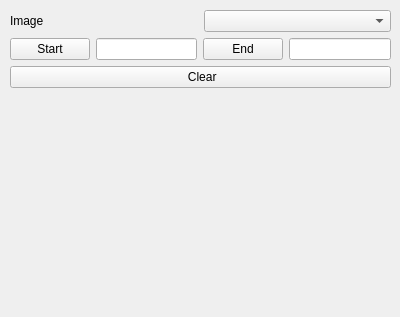
<?xml version="1.0" encoding="UTF-8"?>
<ui version="4.0">
 <class>ProfileGrayScaleDistributionView</class>
 <widget class="QWidget" name="ProfileGrayScaleDistributionView">
  <property name="geometry">
   <rect>
    <x>0</x>
    <y>0</y>
    <width>400</width>
    <height>317</height>
   </rect>
  </property>
  <property name="windowTitle">
   <string>Form</string>
  </property>
  <widget class="QWidget" name="verticalLayoutWidget">
   <property name="geometry">
    <rect>
     <x>10</x>
     <y>10</y>
     <width>381</width>
     <height>281</height>
    </rect>
   </property>
   <layout class="QVBoxLayout" name="verticalLayout">
    <item>
     <layout class="QHBoxLayout" name="horizontalLayout">
      <item>
       <widget class="QLabel" name="label">
        <property name="text">
         <string>Image</string>
        </property>
       </widget>
      </item>
      <item>
       <widget class="QmitkDataStorageComboBox" name="ImageSelector"/>
      </item>
     </layout>
    </item>
    <item>
     <layout class="QHBoxLayout" name="horizontalLayout_3">
      <item>
       <widget class="QPushButton" name="StartBtn">
        <property name="text">
         <string>Start</string>
        </property>
       </widget>
      </item>
      <item>
       <widget class="QLineEdit" name="StartPointLE">
        <property name="readOnly">
         <bool>true</bool>
        </property>
       </widget>
      </item>
      <item>
       <widget class="QPushButton" name="EndBtn">
        <property name="text">
         <string>End</string>
        </property>
       </widget>
      </item>
      <item>
       <widget class="QLineEdit" name="EndPointLE">
        <property name="readOnly">
         <bool>true</bool>
        </property>
       </widget>
      </item>
     </layout>
    </item>
    <item>
     <widget class="QPushButton" name="ClearBtn">
      <property name="text">
       <string> Clear</string>
      </property>
     </widget>
    </item>
    <item>
     <widget class="QwtPlot" name="Plot" native="true"/>
    </item>
   </layout>
  </widget>
 </widget>
 <customwidgets>
  <customwidget>
   <class>QwtPlot</class>
   <extends>QWidget</extends>
   <header>qwt_plot.h</header>
   <container>1</container>
  </customwidget>
  <customwidget>
   <class>QmitkDataStorageComboBox</class>
   <extends>QComboBox</extends>
   <header>QmitkDataStorageComboBox.h</header>
  </customwidget>
 </customwidgets>
 <resources/>
 <connections/>
</ui>
